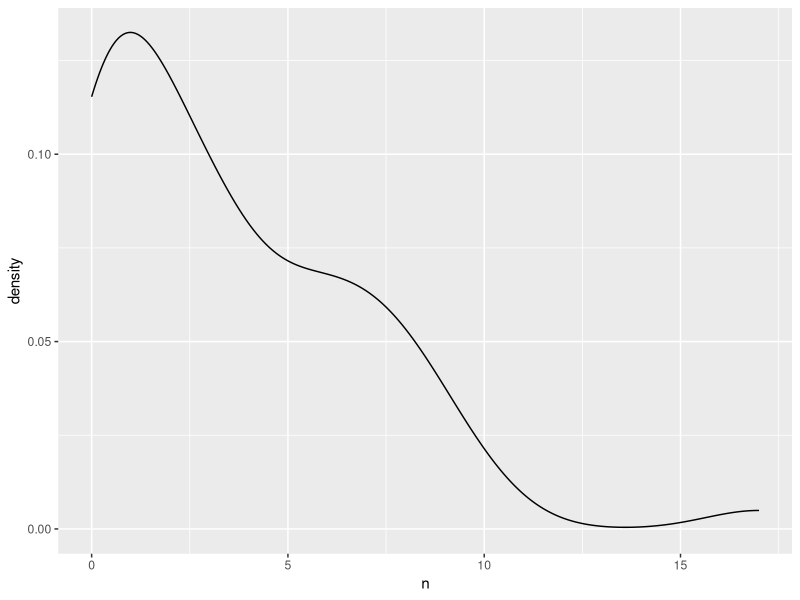

Write the R code that produced this figure. (Note: this script raises an error after producing the figure.)
library(dplyr)
library(ggplot2)
#all.mag <- read.csv("Clean Data/insitu_2017.csv")
#create new csv for just larrea
#all.mag %>% filter(., s.species == "larrea") %>% write.csv("Clean Data/larreavisits.csv")
larrea <- read.csv("Clean Data/larreavisits.csv")
#v.species <- read.csv("F:/School/Chapter 2/larrea.visitation/v.species.csv")
#larrea <- left_join(larrea, v.species, by = "v.species")
cov <- read.csv("Clean Data/insitu_cov_larrea.csv")
sizes <- read.csv("Clean Data/video_larreadimensions.csv")
cov <- distinct(cov)
cov <- select(cov, -date)
cov$repID <- paste(cov$plant.id, "post")

larrea$repID <- paste(larrea$PlantID, larrea$pre.post)
cov <- inner_join(cov, sizes, by = "plant.id")
cov <- select(cov, -plant.id)
larrea <- left_join(larrea, cov, by = "repID")
#fl.num <- select(larrea, repID, n.flowers) %>% distinct()
#N.FLOWER is only applicable to post. it was just easier to join this way!

count(larrea, pre.post)

#how does floral visitation relate to #flowers
fl <- filter(larrea, part.used == "flower")
fl.count <- fl %>% count(repID)

lar.all <- left_join(cov, fl.count, by = "repID")

#there are 58 because

#attach neighbour density
pans <- read.csv("Clean Data/metadata_yesbeetle.csv")
pans$repID <- paste(pans$plant.id, pans$blooming)
pans <- filter(pans, blooming == "post" & treatment == "shrub")
lar.all <- left_join(lar.all, pans, by = "repID")

lar.all$n[is.na(lar.all$n)] <- 0

#join video covariates
vid.cov <- read.csv("Clean Data/video_cov.csv")
vid.cov$flowering <- gsub("bloom", "post", vid.cov$flowering)
vid.cov$repID <- paste(vid.cov$PlantID, vid.cov$flowering)
lar.all <- vid.cov %>% filter(flowering == "post" & treatment == "shrub") %>% left_join(lar.all, vid.cov, by = "repID")

ggplot(lar.all, aes(n)) + geom_density()
m1 <- glm(n ~ n.flowers + percent.cover, family = "poisson", data = lar.all)
summary(m1)


count(larrea, pre.post)

visitors <- fl %>% group_by(., pre.post, part.used) %>% count(., v.species)

sum(visitors$n)


#modelling
cov <- left_join(cov, fl.count, by = "repID")
cov$n[is.na(cov$n)] <- 0



m1 <- glm(data = cov, family = "quasipoisson"(link="log"), n ~ n.flowers)

summary(m1)
#overdisp_fun(m1)
car::Anova(m1)

ggplot(cov, aes(n.flowers, n)) + geom_point(shape = 1) + geom_smooth(color = "black", size = 0.5) + theme_Publication() + xlab("Floral abundance") + ylab("Visits per 15 min")


#cor.test(repcounts.all$n.flowers, repcounts.all$width)
cor.test(lar.all$n.flowers, lar.all$height)
#cor.test(repcounts.all$width, repcounts.all$height)


